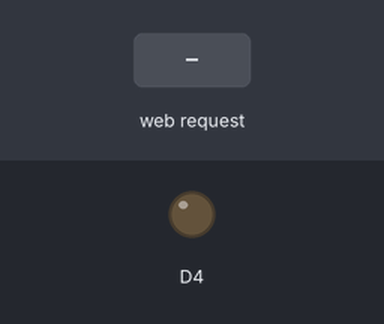
Bench run of a sketch on a simulated ESP8266 (NodeMCU). Parts: output pins drawn as LEDs (lit = HIGH). The test bench sets the inputs (shaded band). WiFi joins after 1.5 s; servers stay silent unless stated; what the sketch prints to the serial monitor is not drawn.

Above: at 3.3 s.
3.4 s: HTTP request GET /myfunc2 received
At 4.1 s:
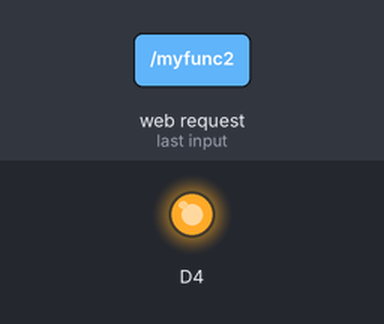
4.9 s: HTTP request GET /myfunc1 received
At 5.2 s:
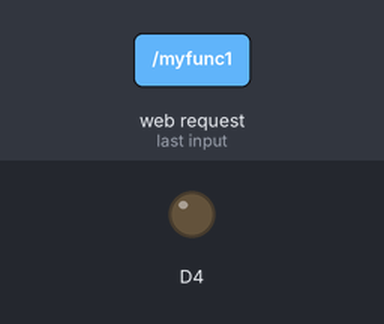
Timing chart, 0 to 7.9 s (numbered marks = the images above; inputs shaded):
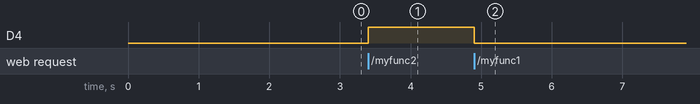

The sketch:

webserver_led__with_webpage_func.ino
```cpp
#include<ESP8266WiFi.h>
#include<ESP8266WebServer.h>


const char* ssid = "Pantech- SF";
const char* password = "elearning@2022";
ESP8266WebServer server(80);
void myfunc(){
  server.send(200,"text/html",webpage());
  delay(1000);

}
void myfunc1(){
  digitalWrite(D4,LOW);
  server.send(200,"text/html",webpage());
  //webpage();
  delay(1000);

}
void myfunc2(){
  digitalWrite(D4,HIGH);
  server.send(200,"text/html",webpage());
  //webpage();
  delay(1000);

}
String webpage(){
String ptr = "<!DOCTYPE html><html>\n";
    ptr += "<head>\n";
        ptr +="<title>LED Control</title>\n";
    ptr +="</head>\n";

    ptr +="<body>\n";

            ptr +="<h2>LED</h2>\n";
        ptr +="<p><a href=\"/myfunc1\"><button class=\"button\">ON</button></a><a href=\"/myfunc2\"><button class=\"button\">OFF</button></a></p>";
    ptr +="</body>\n";
ptr +="</html>\n";
return ptr;
}

void setup() {
    Serial.begin(9600);
    delay(100);
    pinMode(D4,OUTPUT);
    Serial.println("connecting to");
    Serial.println(ssid);
    WiFi.begin(ssid,password);
    while(WiFi.status()!=WL_CONNECTED){
      delay(1000);
      Serial.print(".");
    }
    Serial.println("");
    Serial.println("WiFi connected..!");
    Serial.print("Got ip:");
    Serial.println(WiFi.localIP());
    server.on("/",myfunc);
    server.on("/myfunc1",myfunc1);
    server.on("/myfunc2",myfunc2);
    server.begin();
    Serial.println("http started");


}

void loop() {
  server.handleClient();
}
```

Measured:
- after the input at 3.4 s, D4: LOW → HIGH at once
- after the input at 4.9 s, D4: HIGH → LOW at once
